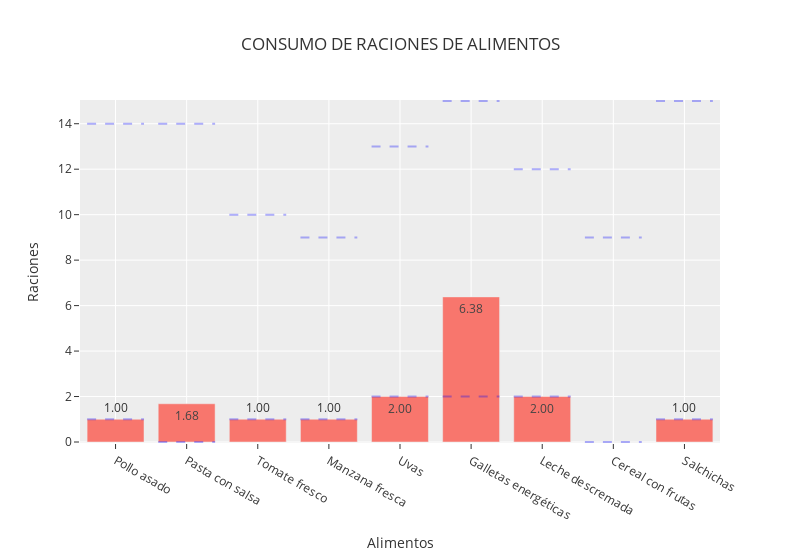

The notebook cell this image was saved under:
### Code cell
fig = go.Figure()

fig.add_trace(go.Bar(x=FOODS, y=[x[f].solution_value for f in FOODS], text=[f"{x[f].solution_value:.2f}" for f in FOODS],))

for idx, f in enumerate(FOODS):
    fig.add_shape(
        type="line",
        x0=idx - 0.4,
        x1=idx + 0.4,
        y0=df_foods.loc[f, "qmin"],
        y1=df_foods.loc[f, "qmin"],
        line=dict(color="blue", width=2, dash="dash"),
    )
    
    fig.add_shape(
        type="line",
        x0=idx - 0.4,
        x1=idx + 0.4,
        y0=df_foods.loc[f, "qmax"],
        y1=df_foods.loc[f, "qmax"],
        line=dict(color="blue", width=2, dash="dash"),
    )
    
fig.update_layout(
    title="CONSUMO DE RACIONES DE ALIMENTOS",
    xaxis_title="Alimentos",
    yaxis_title="Raciones",
    xaxis={"type": "category"},
    showlegend=False,
    width=800,
    template="ggplot2",
)


fig.show()

### Figure 1 — Plotly figure (JSON) as saved in the notebook; plotly's stock layout.template omitted (floating-point values rounded to 4 significant figures)
{"data": [{"text": ["1.00", "1.68", "1.00", "1.00", "2.00", "6.38", "2.00", "0.00", "1.00"], "type": "bar", "x": ["Pollo asado", "Pasta con salsa", "Tomate fresco", "Manzana fresca", "Uvas", "Galletas energéticas", "Leche descremada", "Cereal con frutas", "Salchichas"], "y": [1, 1.681, 1, 1, 2, 6.384, 2, 0, 1]}], "layout": {"shapes": [{"line": {"color": "blue", "dash": "dash", "width": 2}, "type": "line", "x0": -0.4, "x1": 0.4, "y0": 1, "y1": 1}, {"line": {"color": "blue", "dash": "dash", "width": 2}, "type": "line", "x0": -0.4, "x1": 0.4, "y0": 14, "y1": 14}, {"line": {"color": "blue", "dash": "dash", "width": 2}, "type": "line", "x0": 0.6, "x1": 1.4, "y0": 0, "y1": 0}, {"line": {"color": "blue", "dash": "dash", "width": 2}, "type": "line", "x0": 0.6, "x1": 1.4, "y0": 14, "y1": 14}, {"line": {"color": "blue", "dash": "dash", "width": 2}, "type": "line", "x0": 1.6, "x1": 2.4, "y0": 1, "y1": 1}, {"line": {"color": "blue", "dash": "dash", "width": 2}, "type": "line", "x0": 1.6, "x1": 2.4, "y0": 10, "y1": 10}, {"line": {"color": "blue", "dash": "dash", "width": 2}, "type": "line", "x0": 2.6, "x1": 3.4, "y0": 1, "y1": 1}, {"line": {"color": "blue", "dash": "dash", "width": 2}, "type": "line", "x0": 2.6, "x1": 3.4, "y0": 9, "y1": 9}, {"line": {"color": "blue", "dash": "dash", "width": 2}, "type": "line", "x0": 3.6, "x1": 4.4, "y0": 2, "y1": 2}, {"line": {"color": "blue", "dash": "dash", "width": 2}, "type": "line", "x0": 3.6, "x1": 4.4, "y0": 13, "y1": 13}, {"line": {"color": "blue", "dash": "dash", "width": 2}, "type": "line", "x0": 4.6, "x1": 5.4, "y0": 2, "y1": 2}, {"line": {"color": "blue", "dash": "dash", "width": 2}, "type": "line", "x0": 4.6, "x1": 5.4, "y0": 15, "y1": 15}, {"line": {"color": "blue", "dash": "dash", "width": 2}, "type": "line", "x0": 5.6, "x1": 6.4, "y0": 2, "y1": 2}, {"line": {"color": "blue", "dash": "dash", "width": 2}, "type": "line", "x0": 5.6, "x1": 6.4, "y0": 12, "y1": 12}, {"line": {"color": "blue", "dash": "dash", "width": 2}, "type": "line", "x0": 6.6, "x1": 7.4, "y0": 0, "y1": 0}, {"line": {"color": "blue", "dash": "dash", "width": 2}, "type": "line", "x0": 6.6, "x1": 7.4, "y0": 9, "y1": 9}, {"line": {"color": "blue", "dash": "dash", "width": 2}, "type": "line", "x0": 7.6, "x1": 8.4, "y0": 1, "y1": 1}, {"line": {"color": "blue", "dash": "dash", "width": 2}, "type": "line", "x0": 7.6, "x1": 8.4, "y0": 15, "y1": 15}], "showlegend": false, "title": {"text": "CONSUMO DE RACIONES DE ALIMENTOS"}, "width": 800, "xaxis": {"title": {"text": "Alimentos"}, "type": "category"}, "yaxis": {"title": {"text": "Raciones"}}}}
